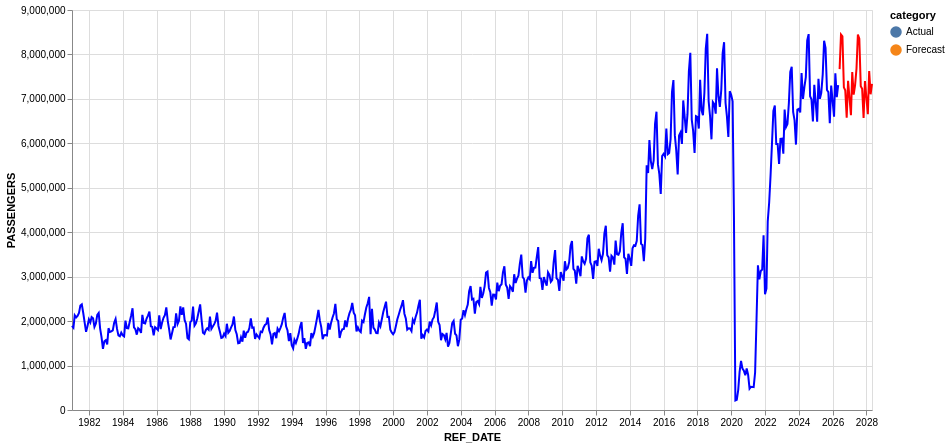

This figure's notebook cell:
### Markdown cell above
# Interactive Visualization using altair

### Code cell
import altair as alt

nearest = alt.selection_point(nearest=True, on="pointerover",
                              fields=["REF_DATE"], empty=False)

actual = alt.Chart(df_plot).mark_line(color="blue").encode(
            x="REF_DATE:T",
            y="PASSENGERS:Q",
            tooltip=[
                "REF_DATE:T",
                "PASSENGERS:Q"
            ]
            )

forecast = alt.Chart(forecast_df).mark_line(color="red").encode(
    x="REF_DATE:T",
    y="PASSENGERS:Q",
    tooltip=[
        "REF_DATE:T",
        "PASSENGERS:Q"
    ]
    )

combined = pd.concat([df_plot, forecast_df])

selectors = alt.Chart(combined).mark_point().encode(
    x="REF_DATE:T",
    opacity=alt.value(0),
).add_params(nearest)

line = alt.Chart(combined).mark_line(interpolate="basis").encode(
    x="REF_DATE:T",
    y="PASSENGERS:Q",
    color="category:N"
)

when_near = alt.when(nearest)

points = line.mark_point().encode(
    opacity=when_near.then(alt.value(1)).otherwise(alt.value(0))
)


text = line.mark_text(
    align="left",
    dx=5,
    dy=-5,
    fontSize=14,
    fontWeight="bold"
    ).encode(
        text=when_near.then("PASSENGERS:Q").otherwise(alt.value(" ")),
        color="category:N"
    )


rules = alt.Chart(combined).mark_rule(color='black').encode(
    x="REF_DATE:T"
).transform_filter(nearest)

chart = alt.layer(actual, forecast, selectors, text, rules, points).properties(
    width=800,
    height=400
    )

chart.save("../forecast_html/aviation_forecast.html")
chart

### Figure 1 — Vega-Lite specification as saved in the notebook (floating-point values rounded to 4 significant figures; data arrays with more than 128 entries replaced by an {"elided": "..."} marker saying what was removed)
{"config": {"view": {"continuousWidth": 300, "continuousHeight": 300}}, "layer": [{"data": {"name": "data-64682712afbd264d3a76ef4d0063afc7"}, "mark": {"type": "line", "color": "blue"}, "encoding": {"tooltip": [{"field": "REF_DATE", "type": "temporal"}, {"field": "PASSENGERS", "type": "quantitative"}], "x": {"field": "REF_DATE", "type": "temporal"}, "y": {"field": "PASSENGERS", "type": "quantitative"}}}, {"data": {"name": "data-a232bc9fecb2883ae813ccfaf1cd426e"}, "mark": {"type": "line", "color": "red"}, "encoding": {"tooltip": [{"field": "REF_DATE", "type": "temporal"}, {"field": "PASSENGERS", "type": "quantitative"}], "x": {"field": "REF_DATE", "type": "temporal"}, "y": {"field": "PASSENGERS", "type": "quantitative"}}}, {"data": {"name": "data-1aa1e5d4a093a8638de4a084b43a1d65"}, "mark": {"type": "point"}, "encoding": {"opacity": {"value": 0}, "x": {"field": "REF_DATE", "type": "temporal"}}, "name": "view_3b2c47ff8b95e85a_2"}, {"data": {"name": "data-1aa1e5d4a093a8638de4a084b43a1d65"}, "mark": {"type": "text", "align": "left", "dx": 5, "dy": -5, "fontSize": 14, "fontWeight": "bold"}, "encoding": {"color": {"field": "category", "type": "nominal"}, "text": {"condition": {"param": "param_ab4f66f6fd261f41", "empty": false, "field": "PASSENGERS", "type": "quantitative"}, "value": " "}, "x": {"field": "REF_DATE", "type": "temporal"}, "y": {"field": "PASSENGERS", "type": "quantitative"}}}, {"data": {"name": "data-1aa1e5d4a093a8638de4a084b43a1d65"}, "mark": {"type": "rule", "color": "black"}, "encoding": {"x": {"field": "REF_DATE", "type": "temporal"}}, "transform": [{"filter": {"param": "param_ab4f66f6fd261f41", "empty": false}}]}, {"data": {"name": "data-1aa1e5d4a093a8638de4a084b43a1d65"}, "mark": {"type": "point"}, "encoding": {"color": {"field": "category", "type": "nominal"}, "opacity": {"condition": [{"param": "param_ab4f66f6fd261f41", "value": 1, "empty": false}], "value": 0}, "x": {"field": "REF_DATE", "type": "temporal"}, "y": {"field": "PASSENGERS", "type": "quantitative"}}}], "height": 400, "params": [{"name": "param_ab4f66f6fd261f41", "select": {"type": "point", "fields": ["REF_DATE"], "nearest": true, "on": "pointerover"}, "views": ["view_3b2c47ff8b95e85a_2"]}], "width": 800, "$schema": "https://vega.github.io/schema/vega-lite/v6.4.1.json", "datasets": {"data-64682712afbd264d3a76ef4d0063afc7": {"elided": "545 records"}, "data-a232bc9fecb2883ae813ccfaf1cd426e": [{"REF_DATE": "2026-06-01T00:00:00", "PASSENGERS": 7670000.0, "category": "Forecast"}, {"REF_DATE": "2026-07-01T00:00:00", "PASSENGERS": 8450000.0, "category": "Forecast"}, {"REF_DATE": "2026-08-01T00:00:00", "PASSENGERS": 8409000.0, "category": "Forecast"}, {"REF_DATE": "2026-09-01T00:00:00", "PASSENGERS": 7260000.0, "category": "Forecast"}, {"REF_DATE": "2026-10-01T00:00:00", "PASSENGERS": 7195000.0, "category": "Forecast"}, {"REF_DATE": "2026-11-01T00:00:00", "PASSENGERS": 6575000.0, "category": "Forecast"}, {"REF_DATE": "2026-12-01T00:00:00", "PASSENGERS": 7406000.0, "category": "Forecast"}, {"REF_DATE": "2027-01-01T00:00:00", "PASSENGERS": 7021000.0, "category": "Forecast"}, {"REF_DATE": "2027-02-01T00:00:00", "PASSENGERS": 6635000.0, "category": "Forecast"}, {"REF_DATE": "2027-03-01T00:00:00", "PASSENGERS": 7602000.0, "category": "Forecast"}, {"REF_DATE": "2027-04-01T00:00:00", "PASSENGERS": 7097000.0, "category": "Forecast"}, {"REF_DATE": "2027-05-01T00:00:00", "PASSENGERS": 7305000.0, "category": "Forecast"}, {"REF_DATE": "2027-06-01T00:00:00", "PASSENGERS": 7681000.0, "category": "Forecast"}, {"REF_DATE": "2027-07-01T00:00:00", "PASSENGERS": 8449000.0, "category": "Forecast"}, {"REF_DATE": "2027-08-01T00:00:00", "PASSENGERS": 8353000.0, "category": "Forecast"}, {"REF_DATE": "2027-09-01T00:00:00", "PASSENGERS": 7287000.0, "category": "Forecast"}, {"REF_DATE": "2027-10-01T00:00:00", "PASSENGERS": 7225000.0, "category": "Forecast"}, {"REF_DATE": "2027-11-01T00:00:00", "PASSENGERS": 6569000.0, "category": "Forecast"}, {"REF_DATE": "2027-12-01T00:00:00", "PASSENGERS": 7403000.0, "category": "Forecast"}, {"REF_DATE": "2028-01-01T00:00:00", "PASSENGERS": 7029000.0, "category": "Forecast"}, {"REF_DATE": "2028-02-01T00:00:00", "PASSENGERS": 6657000.0, "category": "Forecast"}, {"REF_DATE": "2028-03-01T00:00:00", "PASSENGERS": 7625000.0, "category": "Forecast"}, {"REF_DATE": "2028-04-01T00:00:00", "PASSENGERS": 7104000.0, "category": "Forecast"}, {"REF_DATE": "2028-05-01T00:00:00", "PASSENGERS": 7337000.0, "category": "Forecast"}], "data-1aa1e5d4a093a8638de4a084b43a1d65": {"elided": "569 records"}}}
